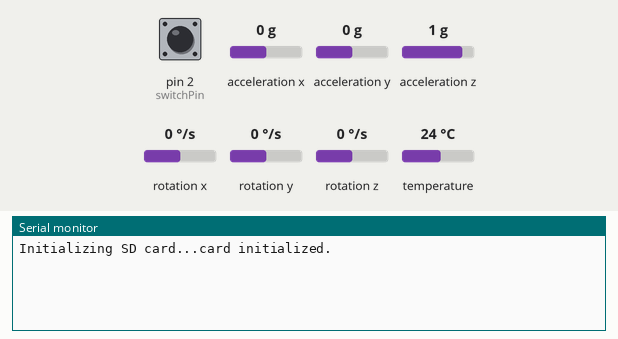
Simulated run of this sketch. Board: Arduino Uno, built with avr-gcc and run on an emulated ATmega328P. On the bench: the last lines printed to the serial monitor. Inputs (shaded band) come from the test bench; at power-on: pin 2 (switchPin) HIGH, acceleration x 0 g, acceleration y 0 g, acceleration z 1 g, rotation x 0 °/s, rotation y 0 °/s, rotation z 0 °/s, temperature 24 °C. Storage starts empty.

Above: at 3.1 s.
3.2 s: pin 2 (switchPin) pulled LOW for 0.15 s
At 4.5 s:
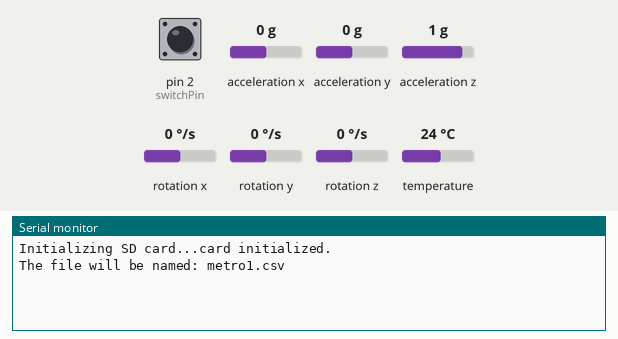
4.8 s: pin 2 (switchPin) pulled LOW for 1 s
At 6.0 s:
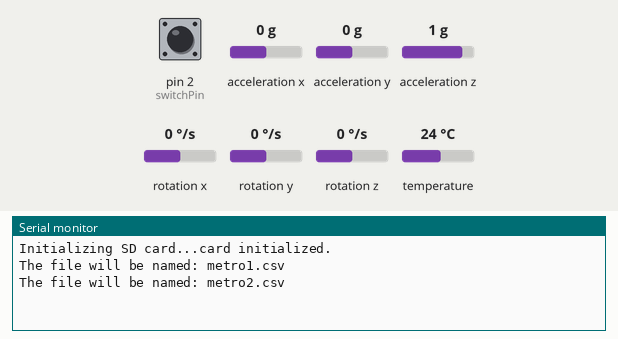

Measured:
- after the input at 3.2 s, the serial monitor: prints a new line after 0.12 s (image 1)
- after the input at 4.8 s, the serial monitor: prints a new line after 0.16 s (image 2)

The sketch:

metro_v7.ino
```cpp
/*
   SD card attached to SPI bus as follows:
 ** MOSI - pin 11
 ** MISO - pin 12
 ** CLK - pin 13
 ** CS - pin 10
*/

//SD card libraries
#include <SPI.h>
#include <SD.h>
//MPU-6050 libraries
#include <Adafruit_MPU6050.h>
#include <Adafruit_Sensor.h>
#include <Wire.h>

const int switchPin = 2;
const int ledRed = 6;
const int ledGreen = 7;
const int ledBlue = 8;
const int chipSelect = 10; //SD CS pin on Arduino

//calibration data for the accelerometer, calibrated when button is pressed
float calX = -0.04; // or +9.76
float calY = 0.38;
float calZ = -1.15;
float gCalX = -0.02;
float gCalY = 0.00;
float gCalZ = -0.01;
int calTimes = 10; //currently unused
int debounce = 10;//time necessary to read_toggle_switch()

Adafruit_MPU6050 mpu;

String fileNumber = "";
String fileName = "";
bool switchStatus = LOW; //arduino starts off
bool isCollecting = false;
bool prevState = false;

bool read_toggle_switch() { //code we need for thw swicth bc of transition times
  static long int elapse_time = 0;
  static bool transition_started = false;
  int pin_value;
  pin_value = digitalRead(switchPin);
  pin_value = !pin_value;
  if (pin_value  != switchStatus && !transition_started) {
    transition_started = true;
    elapse_time = millis();
  } else {
    if (transition_started) {
      if (millis() - elapse_time >= debounce) {
        switchStatus  = !switchStatus;
        transition_started = false;
      }
    }
  }
  return switchStatus;
}

void ledColor(int r, int g, int b) {
  if (r == 1) { //for errors
    digitalWrite(ledRed, HIGH);
  } else {
    digitalWrite(ledRed, LOW);
  }
  if (g == 1) { //when its creating a new file
    digitalWrite(ledGreen, HIGH);
  } else {
    digitalWrite(ledGreen, LOW);
  }
  if (b == 1) { //when its not collecting
    digitalWrite(ledBlue, HIGH);
  } else {
    digitalWrite(ledBlue, LOW);
  }
}

void setup(void) {
  //white light indicating active board
  ledColor(1,1,1);

  pinMode(switchPin,  INPUT_PULLUP);

  Serial.begin(115200);
  while (!Serial) {
    delay(10); // will pause Zero, Leonardo, etc until serial console opens
  }

  // Try to initialize MPU6050
  if (!mpu.begin()) {
    Serial.println("Failed to find MPU6050 chip");
    ledColor(1,0,0);
    while (1) {
      delay(10);
    }
  }

  //Try to initialize SD card
  Serial.print("Initializing SD card...");

  // see if the card is present and can be initialized:
  if (!SD.begin(chipSelect)) {
    Serial.println("Card failed, or not present");
    ledColor(1,0,0);
    // don't do anything more:
    while (1);
  }
  Serial.println("card initialized.");
  for (int i=0; i<3; i++) { //blink x3 longer green
    ledColor(0,1,0);
    delay(300);
    ledColor(0,0,0);
    delay(300);
  }
  //MPU 6050 setup
  mpu.setAccelerometerRange(MPU6050_RANGE_2_G); //the smallest possible
  mpu.setGyroRange(MPU6050_RANGE_250_DEG); //useless
  mpu.setFilterBandwidth(MPU6050_BAND_21_HZ); //no idea what that does
  Serial.println("");

  ledColor(0,0,1);
  delay(100);

}

int createNextFile() {
  int i = 0;
  String number = "";
  do {
    i += 1;
    number = String(i);
    fileName = "metro" + number + ".csv";
  } while (SD.exists(fileName));  //checks for numbered files and increments i when it does. breaks when the file does not already exist.
  Serial.println("The file will be named: " + fileName);

  for (int i=0; i<5; i++) { //blink x5 green
    ledColor(0,1,0);
    delay(100);
    ledColor(0,0,0);
    delay(100);
  }
  return i;
}

/*
void calibrate() {
  Serial.println("Calibrating the accelerometer...");
  float sumX = 0.0;
  float sumY = 0.0;
  float sumZ = 0.0;
  for (int i = 0; i < calTimes; i++) {
    sensors_event_t a, g, temp;
    mpu.getEvent(&a, &g, &temp);

    sumX += a.acceleration.x;
    sumY += a.acceleration.y;
    sumZ += a.acceleration.z;
  }
  calX = (sumX / calTimes) - 9.80;
  calY = sumY / calTimes;
  calZ = sumZ / calTimes;
  Serial.println("Calibration complete!");
}
*/

void loop() {
  if (read_toggle_switch() == LOW) { //if its off
    isCollecting = false;
    prevState = false;
    ledColor(0,0,1);
  }
  else { //start collecting data
    isCollecting = true;
    if (prevState == false) {
      fileNumber = String(createNextFile());
    }
  //calibrate();
  }

  if (isCollecting) {
    // make a string for assembling the data to log:
    prevState = true;
    String dataString = "";
    /* Get new sensor events with the readings */
    sensors_event_t a, g, temp;
    mpu.getEvent(&a, &g, &temp);
/*
    // Print out the values FOR TESTING:
    Serial.print("aX:");
    Serial.print(a.acceleration.x - calX);
    Serial.print(",");
    Serial.print("aY:");
    Serial.print(a.acceleration.y - calY);
    Serial.print(",");
    Serial.print("aZ:");
    Serial.print(a.acceleration.z - calZ);
    Serial.print(", ");
    Serial.println("");
*/

    //Write data to SD
    dataString += String(a.acceleration.x - calX);
    dataString += ",";
    dataString += String(a.acceleration.y - calY);
    dataString += ",";
    dataString += String(a.acceleration.z - calZ);
    dataString += ",";
    dataString += String(g.gyro.x - gCalX);
    dataString += ",";
    dataString += String(g.gyro.y - gCalY);
    dataString += ",";
    dataString += String(g.gyro.z - gCalZ);
    dataString += ",";

    File dataFile = SD.open(fileName, FILE_WRITE);

    // if the file is available, write to it:
    if (dataFile) {
      ledColor(0,1,0);
      dataFile.println(dataString);
      dataFile.close();
    }
    // if the file isn't open, pop up an error:
    else {
      Serial.println("error opening " + fileName);
      ledColor(1,0,0);
    }
  }

  delay(100);
}
```
